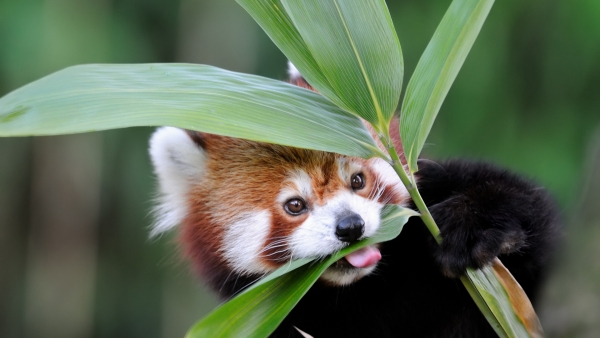
//> input picture LoadModifySaveImage/charming-catsized-fluffy-critters.jpg, 600 x 338 px, given in place of the camera
$ ./main   (built with g++ and OpenCV 4)
//> lines starting //> are read from the running program, lines starting //| are printed output that depends on the picture; after the words box and inside, x2 and y2 are one past the last pixel; in counts of white or black regions, pixels touching at a corner belong together
#include <iostream>
#include <opencv2/highgui/highgui.hpp>
#include <opencv2/imgproc/imgproc.hpp>

using namespace std;
using namespace cv;

const int MIN_OBJECT_AREA = 20 * 20;
const int MAX_OBJECT_AREA = 400 * 400;

int H_MIN = 0;
int H_MAX = 255;
int S_MIN = 0;
int S_MAX = 255;
int V_MIN = 0;
int V_MAX = 255;

void on_trackbar(int, void*){}

void createTrackbars()
{
    namedWindow("trackbars", 0);

    createTrackbar("H_MIN", "trackbars", &H_MIN, H_MAX, on_trackbar);
//> slider 'H_MIN' is set to 51
    createTrackbar("H_MAX", "trackbars", &H_MAX, H_MAX, on_trackbar);
    createTrackbar("S_MIN", "trackbars", &S_MIN, S_MAX, on_trackbar);
//> slider 'S_MIN' is set to 51
    createTrackbar("S_MAX", "trackbars", &S_MAX, H_MAX, on_trackbar);
    createTrackbar("V_MIN", "trackbars", &V_MIN, V_MAX, on_trackbar);
//> slider 'V_MIN' is set to 51
    createTrackbar("V_MAX", "trackbars", &V_MAX, V_MAX, on_trackbar);
}

void drawObject(cv::Rect rect, Mat &frame)
{
    //circle(frame, Point(x, y), 20, Scalar(0, 255, 0), 2);
    //rectangle(frame, Rect(x-20, y-20, 40, 40), Scalar(0, 255, 0));
    rectangle(frame, rect, Scalar(0, 255, 0));
}

void flattenImage(Mat &thresh)
{
    Mat erodeElement = getStructuringElement(MORPH_RECT, Size(3, 3));
    Mat dilateElement = getStructuringElement(MORPH_RECT, Size(8, 8));

    erode(thresh, thresh, erodeElement);
    erode(thresh, thresh, erodeElement);

    dilate(thresh, thresh, dilateElement);
    dilate(thresh, thresh, dilateElement);
}

void trackObject(int &x, int &y, Mat threshold, Mat &frame)
{
    Mat temp;
    threshold.copyTo(temp);
    vector< vector<Point> > contours;
    vector<Vec4i> hierarchy;

    findContours(temp, contours, hierarchy, CV_RETR_CCOMP, CV_CHAIN_APPROX_SIMPLE);

    if (hierarchy.size() <= 0) {
        cout << "No objects found" << endl;
        return;
    }

    int objects_number = 0;

    for (int index = 0; index >= 0; index = hierarchy[index][0]) {
        Moments moment = moments((cv::Mat)contours[index]);
        double area = fabs(contourArea(contours[index])); //moment.m00;

        if (area > MIN_OBJECT_AREA && area < MAX_OBJECT_AREA) {
            x = moment.m10 / area;
            y = moment.m01 / area;

            cv::Rect rect = boundingRect(contours[index]);

            // object founded
            drawObject(rect, frame);

            objects_number++;
        }
    }

    cout << "Finded objects: " << objects_number << endl;
}

int main()
{
    cout << "OpenCV version: " << CV_MAJOR_VERSION << "." << CV_MINOR_VERSION << endl;

    VideoCapture cap(0);
    if (!cap.isOpened()) {
        cout << "Defaul camera is not opened" << endl;
        return -1;
    }

    Mat frame;
    Mat frame_HSV;
    Mat frame_threshold;

    createTrackbars();

    namedWindow("frame", 1);
    namedWindow("threshold", 1);

    while(1) {
        int x=0, y=0;

        cap >> frame;
//> frame is the input picture: 338 rows x 600 cols, CV_8UC3; mean B, G, R 82.1, 104.5, 91.3

        // convert frame -> hsv -> threshold
        cvtColor(frame, frame_HSV, COLOR_BGR2HSV);
//> frame_HSV: 338 rows x 600 cols, CV_8UC3; mean H, S, V 55.4, 70.5, 109.4
        inRange(frame_HSV, Scalar(H_MIN, S_MIN, V_MIN), Scalar(H_MAX, S_MAX, V_MAX), frame_threshold);
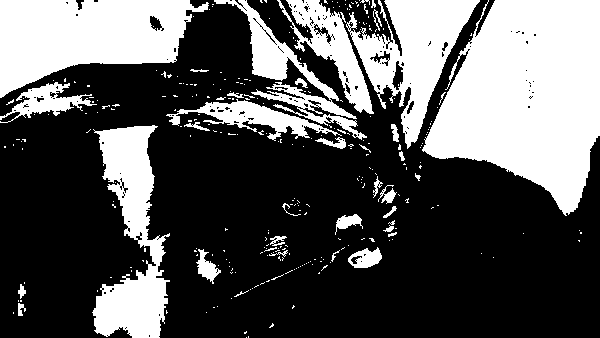
//> frame_threshold: 338 rows x 600 cols, CV_8UC1; 34.4% white; 295 white regions (259 under 20 px), largest, box (x1, y1, x2, y2) and area: (422, 0, 600, 216) 25716, (0, 0, 209, 98) 12838, (92, 125, 170, 338) 8502

        // Сглаживаем изображение
        flattenImage(frame_threshold);
//> in flattenImage, `dilate(thresh, thresh, dilateElement);`:
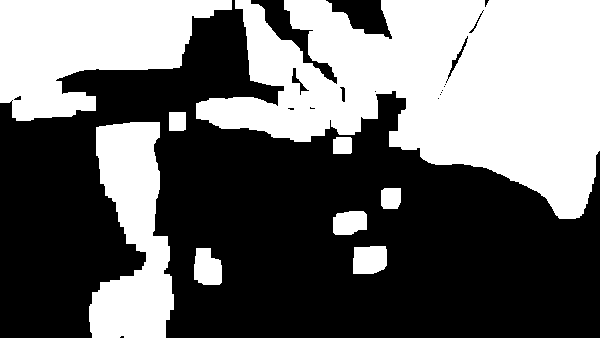
//> thresh: 338 rows x 600 cols, CV_8UC1; 42.2% white; 9 white regions

        trackObject(x, y, frame_threshold, frame);
//> in trackObject, `findContours(temp, contours, hierarchy, CV_RETR_CCOMP, CV_CHAIN_APPROX..`: contours = 28 contours, 14 with area under 20; largest, box (x1, y1, x2, y2) and area: (196, 0, 600, 219) 52698, (0, 0, 232, 121) 16896, (89, 122, 174, 338) 11386, (353, 246, 387, 274) 820, (194, 248, 222, 285) 796
//> the loop in trackObject, `for (int index = 0; index >= 0; index = hierarchy[index][0])` made 9 passes
//> (area, x, y, rect) on passes 1, 2, 3, 6, 8, 9: (796.5, 206, 267, Rect(194, 248, 28, 37)), (820, 369, 259, Rect(353, 246, 34, 28)), (656.5, 349, 222, Rect(333, 211, 34, 24)), (11386, 133, 235, Rect(89, 122, 85, 216)), (52698, 442, 85, Rect(196, 0, 404, 219)), (16896.5, 86, 45, Rect(0, 0, 232, 121))
//> area on passes 4, 5, 7: 361.5, 281.5, 286.5
//> pass 1, in trackObject, `drawObject(rect, frame);`:
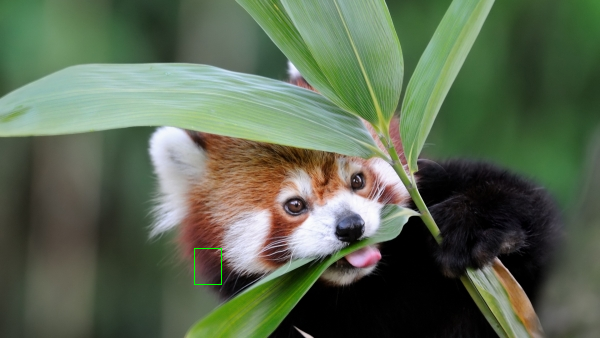
//> frame: 338 rows x 600 cols, CV_8UC3; 0.06% of pixels changed, all inside (x1, y1, x2, y2) = (194, 248, 222, 285)
//> pass 2, in trackObject, `drawObject(rect, frame);`:
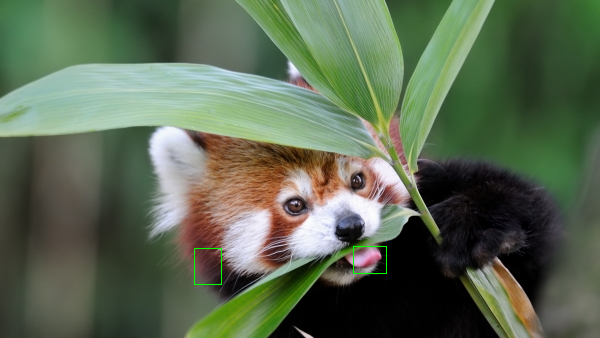
//> frame: 338 rows x 600 cols, CV_8UC3; 0.06% of pixels changed, all inside (x1, y1, x2, y2) = (353, 246, 387, 274)
//> after the loop in trackObject, `for (int index = 0; index >= 0; index = hierarchy[index][0])`:
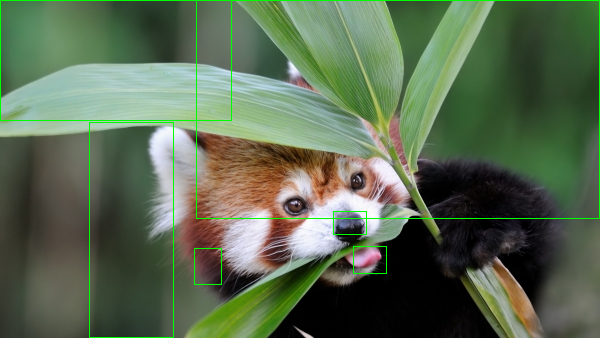
//> frame: 338 rows x 600 cols, CV_8UC3; mean B, G, R 80.6, 106.4, 89.7
//> after the loop in trackObject, `for (int index = 0; index >= 0; index = hierarchy[index][0])`: objects_number = 6
//| Finded objects: 6
//> x = 86; y = 45

        imshow("frame", frame);
        imshow("threshold", frame_threshold);

        switch (waitKey(30)) {
//> the 'q' key is pressed
            case 'q':
                cout << "Exit" << endl;
                return 0;
//> (the program exits here)
